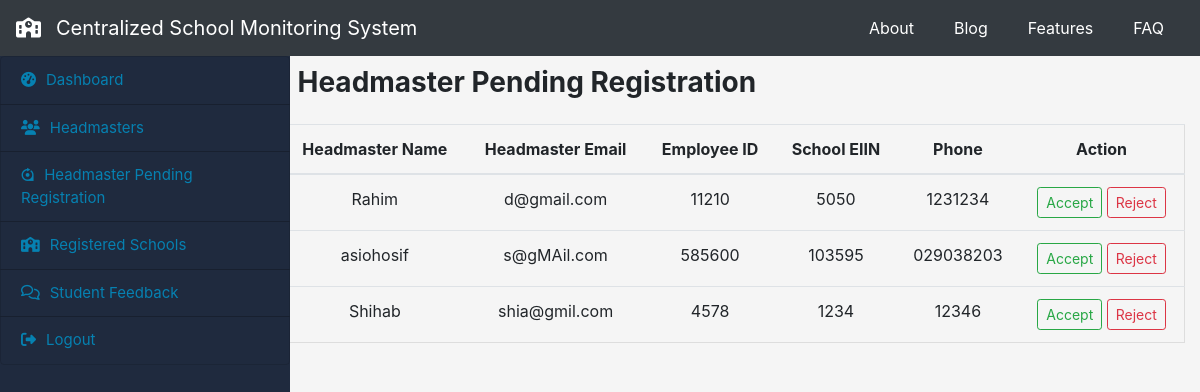
/hpend, run on an earlier commit of the app's database.
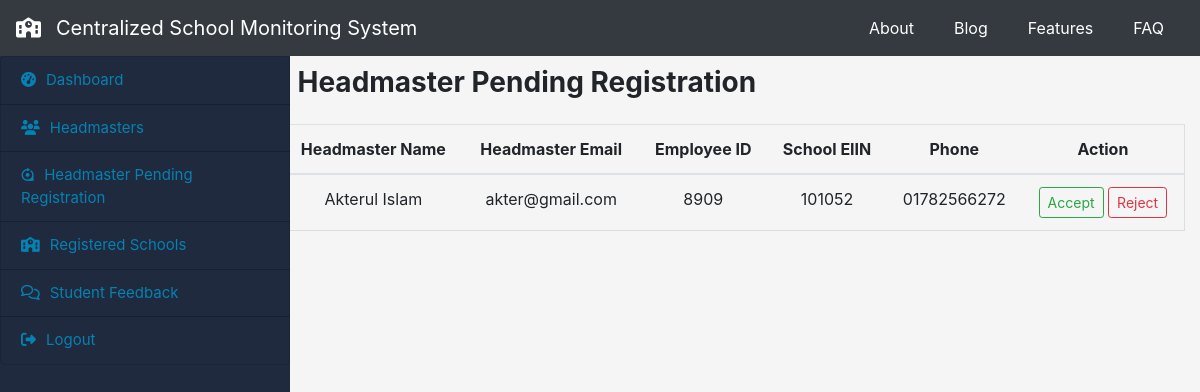
And on a later commit of the database.
### initapp/models.py (models this page shows, shortened)
class headmaster_verify(models.Model):
    h_fullname = models.CharField(max_length=100, blank=False, null=False)
    h_email = models.CharField(max_length=100, blank=False, null=False)
    h_empid = models.CharField(max_length=100, primary_key=True)
    h_pass = models.CharField(max_length=50, blank=False, null=False)
    h_phone = models.CharField(max_length=50, blank=False, null=False)
    sch_eiin = models.CharField(
        max_length=25, blank=False, null=False, default=None)
    def approve_head(self):
        return f"/head_approve/{self.h_empid}/"
    def get_absolute_url(self):
        return f"/reject_head/{self.h_empid}/"

### officer/views.py (the view)
# urls.py: path('hpend', views.hpend, name="hpends"),
def hpend(request):
    hv = headmaster_verify.objects.all()
    return render(request, 'hverify.html', {'hv': hv})

### officer/templates/hverify.html (shortened to what this page needs)
{% extends 'o_base.html' %}
{% block content %}
<div>
    <h3 class="font-weight-bold mb-4">Headmaster Pending Registration</h3>
</div>
<div class="row head_verify">
    <table class="table">
        <thead>
            <tr>
                <th scope="col">Headmaster Name</th>
                <th scope="col">Headmaster Email</th>
                <th scope="col">Employee ID</th>
                <th scope="col">School EIIN</th>
                <th scope="col">Phone</th>
                <th scope="col">Action</th>
            </tr>
        </thead>
        <tbody>
            {% for head in hv %}
            <tr>
                <td>{{ head.h_fullname }}</td>
                <td>{{ head.h_email}}</td>
                <td>{{ head.h_empid }}</td>
                <td>{{ head.sch_eiin}}</td>
                <td> {{ head.h_phone}}</td>
                <td> <a class="btn btn-sm btn-outline-success" href="{{ head.approve_head }}">Accept</a>
                    <a class="btn btn-sm btn-outline-danger" href="{{ head.get_absolute_url }}">Reject</a>
                </td>
            </tr>
            {% endfor %}
        </tbody>
    </table>
</div>
{% endblock %}

What changed in the data, as far as the page shows it:
removed headmaster_verify: h_fullname "Rahim", h_email "d@gmail.com", h_empid "11210", sch_eiin "5050", h_phone "1231234"
removed headmaster_verify: h_fullname "asiohosif", h_email "s@gMAil.com", h_empid "585600", sch_eiin "103595", h_phone "029038203"
removed headmaster_verify: h_fullname "Shihab", h_email "shia@gmil.com", h_empid "4578", sch_eiin "1234", h_phone "12346"
added headmaster_verify: h_fullname "Akterul Islam", h_email "akter@gmail.com", h_empid "8909", sch_eiin "101052", h_phone "01782566272"
